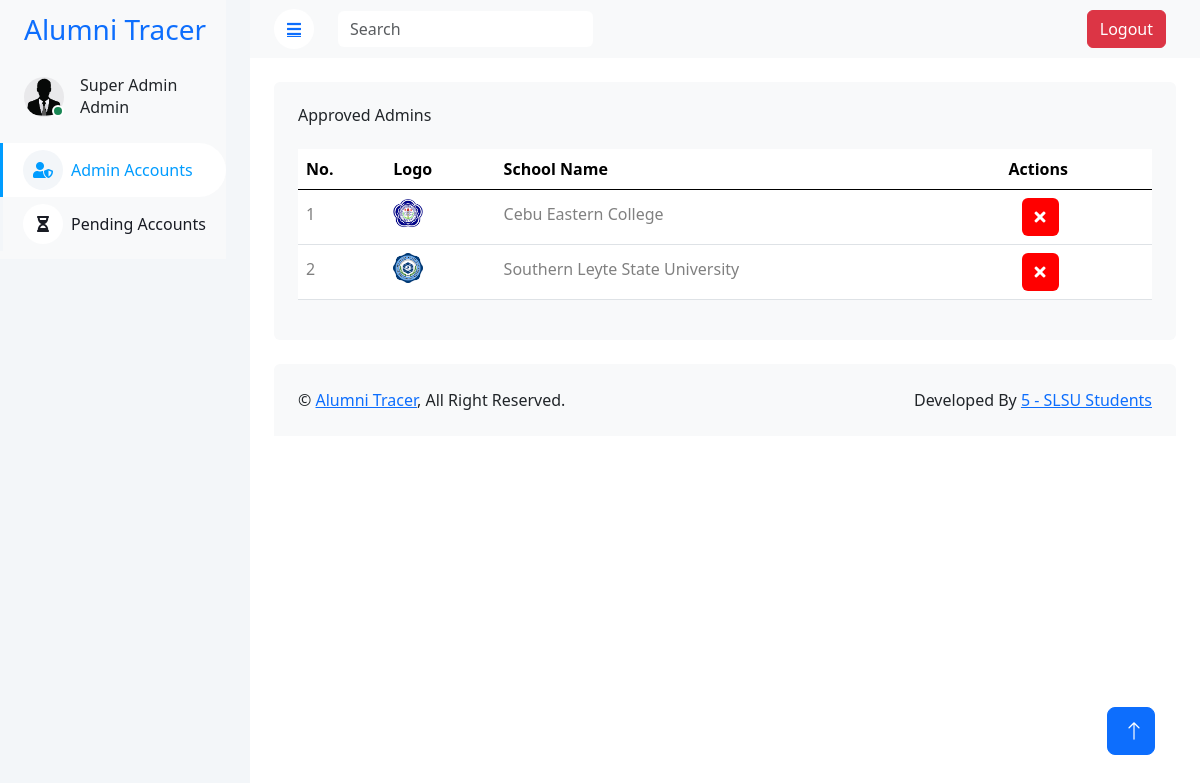
/SuperAdmin/superAdmin.php, run on an earlier commit of the app's database.
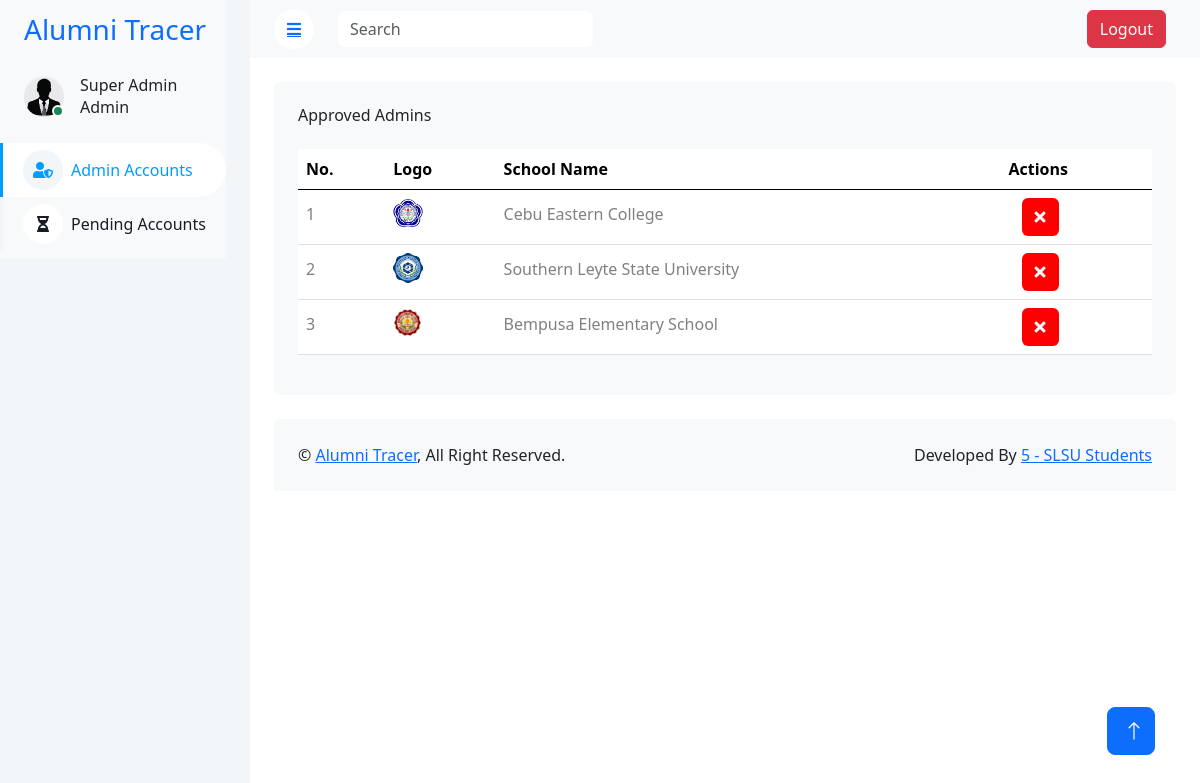
And on a later commit of the database.
### tables this page shows
CREATE TABLE `e_schools` (
  `id` int(11) NOT NULL,
  `school_name` varchar(255) NOT NULL,
  `logo` varchar(255) NOT NULL,
  `confirm_status` varchar(255) NOT NULL
);

### SuperAdmin/superAdmin.php (the view, shortened to what the changed rows need)
<?php
    include("../connection/conn.php");
?>
<!DOCTYPE html>
<html lang="en">
<head>
    <link href="https://cdnjs.cloudflare.com/ajax/libs/font-awesome/5.10.0/css/all.min.css" rel="stylesheet">
    <link href="https://cdn.jsdelivr.net/npm/bootstrap-icons@1.4.1/font/bootstrap-icons.css" rel="stylesheet">
    <link href="../template/lib/owlcarousel/assets/owl.carousel.min.css" rel="stylesheet">
    <link href="lib../template/lib/tempusdominus/css/tempusdominus-bootstrap-4.min.css" rel="stylesheet" />
    <link href="../template/css/bootstrap.min.css" rel="stylesheet">
    <link href="../template/css/style.css" rel="stylesheet">
    <link href="https://cdn.jsdelivr.net/npm/bootstrap@5.3.3/dist/css/bootstrap.min.css" rel="stylesheet">
</head>
<body>
    <div class="container-xxl position-relative bg-white d-flex p-0">
        <div class="content">
            <div class="container-fluid pt-4 px-4">
                <div class="row g-4">
                    <div class="col-12">
                        <div class="bg-light rounded h-100 p-4">
                            <div class="table-responsive">
                           <table class="table">
                                    <thead>
                                        <tr>
                                            <th scope="col">No.</th>
                                            <th scope="col">Logo</th>
                                            <th scope="col">School Name</th>
                                            <th scope="col">Actions</th>
                                        </tr>
                                    </thead>
                                    <tbody id="schoolTableBody">
                                            <?php
                                                $sqlGetSchool = "SELECT * FROM e_schools WHERE confirm_status = 'Approved'";
                                                $queryGetSchool = mysqli_query($conn, $sqlGetSchool);
                                                $number = 0;
                                                while ($getData = mysqli_fetch_assoc($queryGetSchool)) {
                                                    $number++;
                                                    $uniqueModalId = "modal" . $getData['id'];
                                            ?>
                                            <tr class="school-row">
                                                <th scope="row"><h6 style="color: grey; margin-top: 7px;"><?php echo $number; ?></h6></th>
                                                <td><img src="<?php echo $getData['logo']; ?>" alt="school logo" style="width: 30px; height: 30px;"></td>
                                                <td class="school-name"><h6 style="color: grey; margin-top: 7px;"><?php echo $getData['school_name']; ?></h6></td>
                                                <td>
                                                    <div>
                                                        <button type="button" class="btn" style="background-color: red; color: white; margin-left: 13px;" data-bs-toggle="modal" data-bs-target="#<?php echo $uniqueModalId; ?>">
                                                            <i class="fa fa-times"></i>
                                                        </button>
                                                    </div>
                                                </td>
                                            </tr>
                                            <?php
                                                }
                                            ?>
                                        </tbody>
                                </table>
                            </div>
                        </div>
                    </div>
                </div>
            </div>
        </div>
    </div>
</body>
</html>

What changed in the data, as far as the page shows it:
added e_schools: logo (picture), school_name "Bempusa Elementary School"
